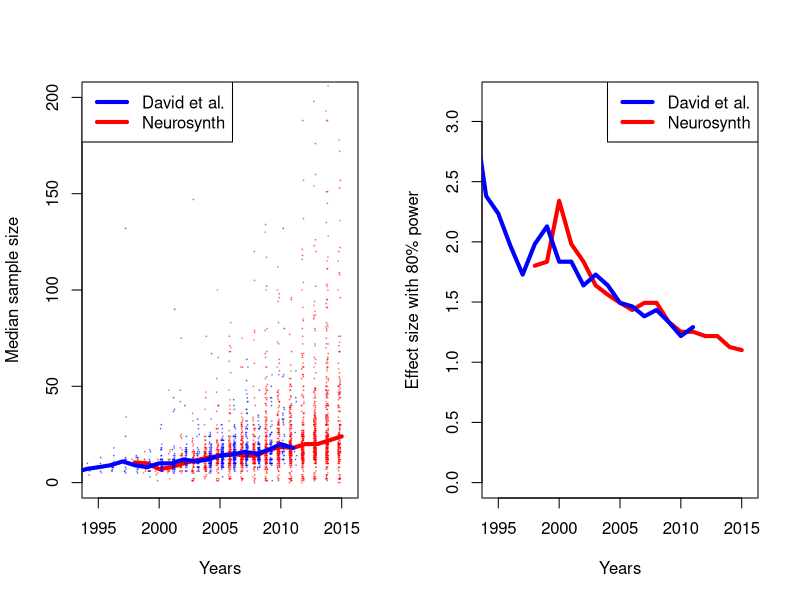

Write the R code that produced this figure.
# code to create figure 1 from Poldrack et al., Nature Reviews Neuroscience

library(dplyr)

tal_data=read.table('tal_data.txt',col.names=c('year','n'))
david_data=read.table('david_data.txt',col.names=c('year','n'))
# drop years with small samples
david_data=david_data[david_data$year<2015,]
tal_data=tal_data[tal_data$year>1997,]
library(pwr)


# compute effect size at 80% power for each sample size, using 
# the uncorrected p thresh specified below

pthresh=0.005

tal_power=data.frame(year=NA,n=NA)
for (i in 1:nrow(tal_data)) {
  if (tal_data[i,2]>2) {
    p=pwr.t.test(n=tal_data[i,2],sig.level=pthresh,power=0.8)
    tal_power[i,]=c(tal_data[i,1],p$d)
  }
}


david_power=data.frame(year=NA,n=NA)
for (i in 1:nrow(david_data)) {
  if (david_data[i,2]>2) {
    p=pwr.t.test(n=david_data[i,2],sig.level=pthresh,power=0.8)
    david_power[i,]=c(david_data[i,1],p$d)
  }
}


tal_data_by_year=group_by(tal_data,year)
tal_data_medians=summarize(tal_data_by_year,medians=median(n))
david_data_by_year=group_by(david_data,year)
david_data_medians=summarize(david_data_by_year,medians=median(n))
tal_power_by_year=group_by(tal_power,year)
tal_power_medians=summarize(tal_power_by_year,medians=median(n))
david_power_by_year=group_by(david_power,year)
david_power_medians=summarize(david_power_by_year,medians=median(n))

# David only has one data point beyond 2011; drop 2012 and beyond
david_data_medians=david_data_medians[david_data_medians$year<=2012,]
david_power_medians=david_power_medians[david_power_medians$year<=2012,]

years=c(1995,2015)+c(-1,1)/2
cex_points=0.2
rand_jitter=0.2
offset=0.1
symbol_alpha=0.4
par(mfrow=c(1,2))
plot(tal_data_medians,type='l',col='red',xlim=years,ylim=c(0,200),xlab='Years',
     ylab='Median sample size',lwd=4)
points(tal_data$year-offset-rand_jitter*runif(dim(tal_data)[1]),tal_data$n,pch=20,cex=cex_points,col=rgb(red=1., green=0, blue=0, alpha=symbol_alpha))
lines(david_data_medians,type='l',col='blue',xlim=years,ylim=c(0,200),xlab='Years',
     ylab='Median sample size',lwd=4)
points(david_data$year+offset+rand_jitter*runif(dim(david_data)[1]),david_data$n,pch=20,col=rgb(red=0., green=0, blue=1., alpha=symbol_alpha),cex=cex_points)
legend('topleft',legend=c('David et al.','Neurosynth'),col=c('blue','red'),lwd=c(4,4))

plot(tal_power_medians,type='l',xlim=years,ylim=c(0,3.2),xlab='Years',
     ylab='Effect size with 80% power',col='red',lwd=4)
lines(david_power_medians,col='blue',lwd=4)
legend('topright',legend=c('David et al.','Neurosynth'),col=c('blue','red'),lwd=c(4,4))
dev.copy2pdf(file='power_and_effectsize.pdf',width=16,height=6)
